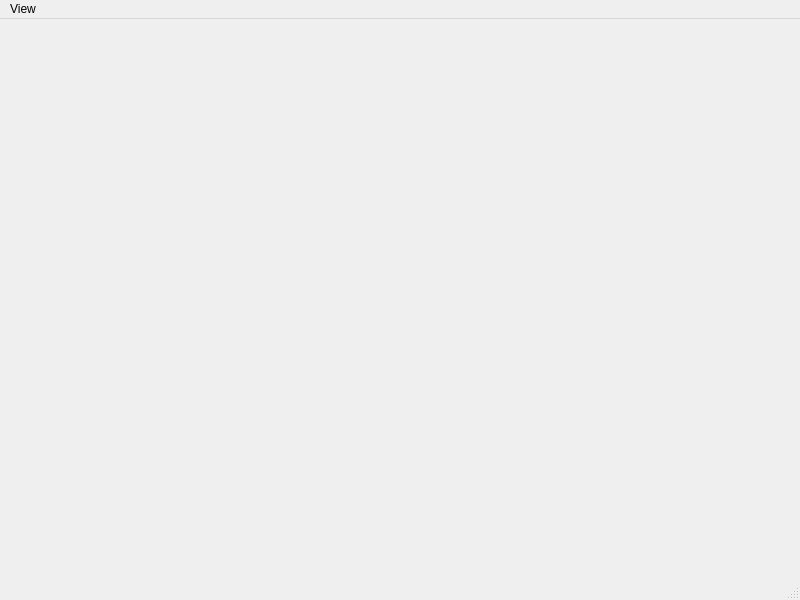
<?xml version="1.0" encoding="UTF-8"?>
<ui version="4.0">
 <class>MainWindow</class>
 <widget class="QMainWindow" name="MainWindow">
  <property name="geometry">
   <rect>
    <x>0</x>
    <y>0</y>
    <width>800</width>
    <height>600</height>
   </rect>
  </property>
  <property name="windowTitle">
   <string>MainWindow</string>
  </property>
  <property name="windowIcon">
   <iconset resource="occQt.qrc">
    <normaloff>:/Resources/lamp.png</normaloff>:/Resources/lamp.png</iconset>
  </property>
  <widget class="QWidget" name="centralWidget"/>
  <widget class="QMenuBar" name="menuBar">
   <property name="geometry">
    <rect>
     <x>0</x>
     <y>0</y>
     <width>800</width>
     <height>26</height>
    </rect>
   </property>
   <widget class="QMenu" name="menuView">
    <property name="title">
     <string>View</string>
    </property>
    <addaction name="separator"/>
    <addaction name="actPan"/>
   </widget>
   <addaction name="menuView"/>
  </widget>
  <widget class="QStatusBar" name="statusBar"/>
  <action name="actPan">
   <property name="icon">
    <iconset theme="平移">
     <normaloff>Icon/Pan.png</normaloff>Icon/Pan.png</iconset>
   </property>
   <property name="text">
    <string>平移</string>
   </property>
   <property name="toolTip">
    <string>平移</string>
   </property>
  </action>
  <action name="actRotate">
   <property name="icon">
    <iconset theme="旋转">
     <normaloff>Icon/rotate.png</normaloff>Icon/rotate.png</iconset>
   </property>
   <property name="text">
    <string>旋转</string>
   </property>
   <property name="toolTip">
    <string>旋转</string>
   </property>
  </action>
  <action name="actReset">
   <property name="icon">
    <iconset theme="重置">
     <normaloff>Icon/reset.png</normaloff>Icon/reset.png</iconset>
   </property>
   <property name="text">
    <string>重置</string>
   </property>
   <property name="toolTip">
    <string>重置</string>
   </property>
  </action>
  <action name="actFitall">
   <property name="icon">
    <iconset theme="全局">
     <normaloff>Icon/fitAll.png</normaloff>Icon/fitAll.png</iconset>
   </property>
   <property name="text">
    <string>全局</string>
   </property>
   <property name="toolTip">
    <string>全局</string>
   </property>
  </action>
  <action name="actImport">
   <property name="icon">
    <iconset theme="导入">
     <normaloff>Icon/import.png</normaloff>Icon/import.png</iconset>
   </property>
   <property name="text">
    <string>导入</string>
   </property>
   <property name="toolTip">
    <string>导入</string>
   </property>
  </action>
 </widget>
 <layoutdefault spacing="6" margin="11"/>
 <resources>
  <include location="occQt.qrc"/>
 </resources>
 <connections/>
</ui>
